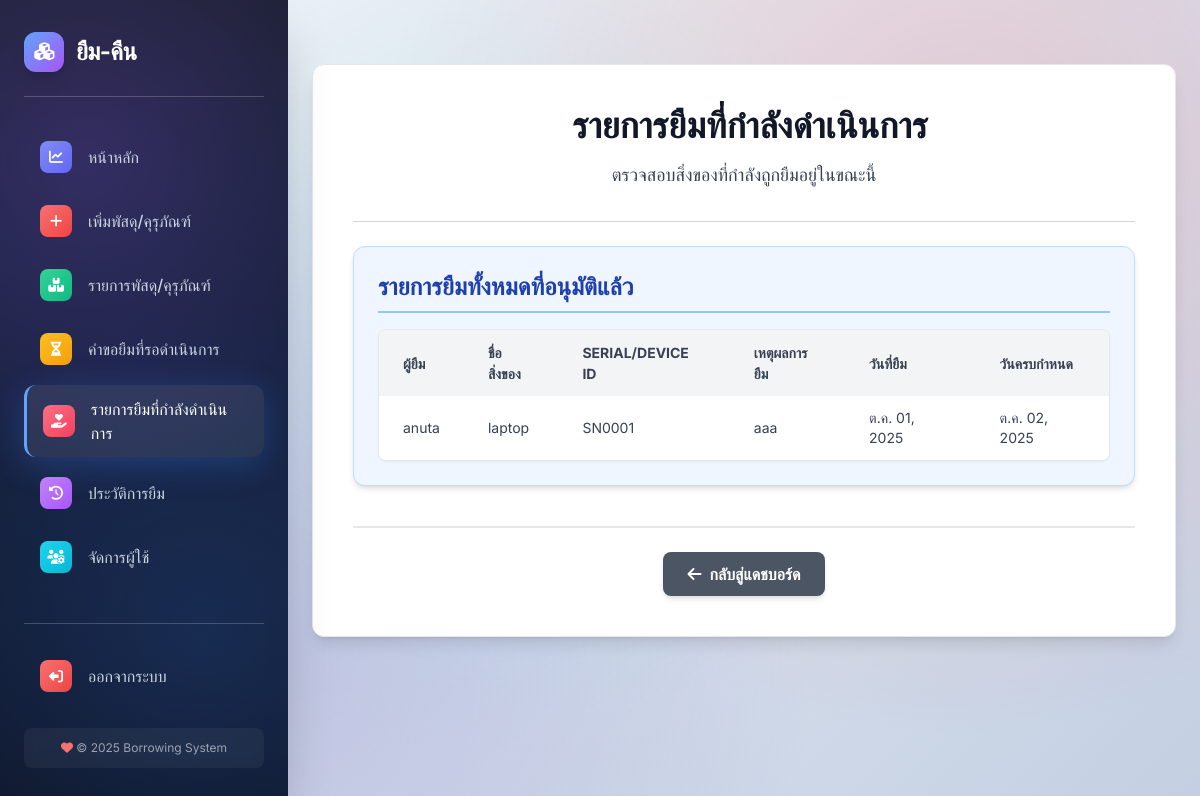
/borrowing/active-loans/ (signed in), run on the app's committed database.
### borrowing/models.py (models this page shows, shortened)
class Loan(models.Model):
    asset = models.ForeignKey('borrowing.Asset', on_delete=models.CASCADE, verbose_name="อุปกรณ์", related_name='loans', db_index=True)
    borrower = models.ForeignKey('users.CustomUser', on_delete=models.CASCADE, verbose_name="ผู้ยืม", related_name='loans', db_index=True)
    borrow_date = models.DateTimeField(auto_now_add=True, verbose_name="วันที่ส่งคำขอ")
    start_date = models.DateField(null=True, blank=True, verbose_name="วันที่เริ่มใช้ (จอง)")
    due_date = models.DateField(null=True, blank=True, verbose_name="กำหนดคืน")
    approved_at = models.DateTimeField(null=True, blank=True, verbose_name="วันที่อนุมัติ")
    pickup_date = models.DateTimeField(null=True, blank=True, verbose_name="วันที่รับของจริง")
    return_date = models.DateTimeField(null=True, blank=True, verbose_name="วันที่คืน")
    STATUS_CHOICES = [
        ('pending', 'รอดำเนินการ'),
        ('approved', 'อนุมัติแล้ว/จองสำเร็จ'),
        ('returned', 'คืนแล้ว'),
        ('rejected', 'ถูกปฏิเสธ'),
        ('overdue', 'เกินกำหนด'),
    ]
    status = models.CharField(max_length=20, choices=STATUS_CHOICES, default='pending', verbose_name="สถานะ", db_index=True)
    reason = models.TextField(blank=True, verbose_name="เหตุผลการยืม")
    class Meta:
        verbose_name = "รายการยืม"
        verbose_name_plural = "รายการยืม"
        ordering = ['-borrow_date']
        indexes = [
            models.Index(fields=['asset', 'status']),
            models.Index(fields=['asset', 'start_date', 'due_date']),
            models.Index(fields=['status']),
            models.Index(fields=['borrower']),
            models.Index(fields=['due_date']),
        ]

class Asset(models.Model):
    item = models.ForeignKey(
        Item, on_delete=models.CASCADE, related_name='assets',
        verbose_name="ประเภทสิ่งของ", db_index=True
    )
    serial_number = models.CharField(max_length=255, blank=True, null=True, unique=True, verbose_name="หมายเลขซีเรียล")
    device_id = models.CharField(max_length=255, blank=True, null=True, unique=True, verbose_name="ID อุปกรณ์")
    location = models.CharField(max_length=255, blank=True, null=True, verbose_name="ตำแหน่ง")
    added_at = models.DateTimeField(auto_now_add=True, db_index=True, null=True, verbose_name="วันที่เพิ่มเข้าระบบ")
    STATUS_CHOICES = [
        ('available', 'พร้อมใช้งาน'),
        ('on_loan', 'กำลังถูกยืม'),
        ('maintenance', 'บำรุงรักษา'),
        ('retired', 'ปลดระวาง'),
    ]
    status = models.CharField(max_length=20, choices=STATUS_CHOICES, default='available', verbose_name="สถานะ", db_index=True)
    class Meta:
        verbose_name = "อุปกรณ์"
        verbose_name_plural = "อุปกรณ์"
        constraints = [
            models.CheckConstraint(
                check=Q(serial_number__isnull=False) | Q(device_id__isnull=False),
                name="asset_sn_or_deviceid_required",
            ),
        ]

class Item(models.Model):
    organization = models.ForeignKey(
        Organization, on_delete=models.CASCADE, verbose_name="องค์กร", db_index=True
    )
    name = models.CharField(max_length=255, verbose_name="ชื่อประเภทสิ่งของ")
    description = models.TextField(blank=True, verbose_name="รายละเอียด")
    total_quantity = models.IntegerField(default=0, verbose_name="จำนวนทั้งหมด")
    available_quantity = models.IntegerField(default=0, verbose_name="จำนวนที่เหลืออยู่")
    image = models.ImageField(upload_to='item_images/', blank=True, null=True, verbose_name="รูปภาพสิ่งของ")
    category = models.ForeignKey(
        ItemCategory, null=True, blank=True,
        on_delete=models.SET_NULL, related_name='items',
        verbose_name="หมวดอุปกรณ์"
    )
    added_at = models.DateTimeField(auto_now_add=True, verbose_name="วันที่เพิ่ม")
    class Meta:
        verbose_name = "ประเภทสิ่งของ"
        verbose_name_plural = "ประเภทสิ่งของ"
        constraints = [
            models.UniqueConstraint(
                fields=['organization', 'name'],
                name='unique_item_name_per_org'
            )
        ]

### users/models.py (models this page shows, shortened)
class CustomUser(AbstractUser):
    organization = models.ForeignKey(Organization, on_delete=models.SET_NULL, null=True, blank=True, verbose_name="องค์กร")
    is_org_admin = models.BooleanField(default=False, verbose_name="ผู้ดูแลองค์กร")
    is_platform_admin = models.BooleanField(default=False, verbose_name="ผู้ดูแลแพลตฟอร์ม")
    phone_number = models.CharField(max_length=20, blank=True, null=True)
    profile_image = models.ImageField(upload_to='profiles/', blank=True, null=True)  # << เพิ่มบรรทัดนี้
    class Meta:
        verbose_name = "ผู้ใช้งาน"
        verbose_name_plural = "ผู้ใช้งาน"

### borrowing/views.py (the view)
# urls.py: path('active-loans/', views.active_loans_view, name='active_loans_view'),
@login_required
def active_loans_view(request):
    redirect_response = check_admin_permission(request)
    if redirect_response:
        return redirect_response
    org = request.user.organization
    active_loans = Loan.objects.filter(
        asset__item__organization=org, status='approved'
    ).select_related('asset__item', 'borrower').order_by('due_date')
    return render(request, 'borrowing/active_loans.html', {
        'active_loans': active_loans,
        'organization_name': org.name,
    })

### borrowing/views.py (called while the page is built)
def check_admin_permission(request):
    if not getattr(request.user, 'is_org_admin', False):
        messages.error(request, "คุณไม่มีสิทธิ์เข้าถึงหน้านี้")
        return redirect('user_dashboard')
    if not getattr(request.user, 'organization_id', None):
        messages.error(request, "บัญชีของคุณยังไม่ถูกผูกกับองค์กร กรุณาเลือกองค์กร")
        return redirect('pick_organization')
    return None

### users/context_processors.py (called while the page is built)
def unread_notifications_count(request):
    if request.user.is_authenticated:
        count = Notification.objects.filter(user=request.user, is_read=False).count()
        return {'unread_notifications_count': count}
    return {'unread_notifications_count': 0} # หากผู้ใช้ยังไม่ได้ล็อกอิน ให้ส่ง 0

### borrowing/templates/borrowing/active_loans.html (shortened to what this page needs)
{% extends 'users/base.html' %}
{% block content %}
<div class="bg-white p-6 md:p-8 lg:p-10 rounded-xl shadow-lg max-w-5xl mx-auto my-8 border border-gray-200">
    <h1 class="text-3xl md:text-4xl font-extrabold text-gray-900 mb-4 text-center flex items-center justify-center gap-x-3">
         รายการยืมที่กำลังดำเนินการ
    </h1>
    <p class="text-gray-700 mb-8 text-center text-lg max-w-2xl mx-auto">ตรวจสอบสิ่งของที่กำลังถูกยืมอยู่ในขณะนี้</p>
    <hr class="my-6 border-gray-300">
    <div class="mb-10 p-6 bg-blue-50 rounded-xl shadow-md border border-blue-200">
        <h2 class="text-2xl font-bold text-blue-800 mb-4 border-b-2 pb-2 border-blue-300 flex items-center gap-x-2">
            รายการยืมทั้งหมดที่อนุมัติแล้ว
        </h2>
        {% if active_loans %}
            <div class="overflow-x-auto rounded-lg border border-gray-200 shadow-sm">
                <table class="min-w-full bg-white">
                    <thead>
                        <tr class="bg-gray-100 text-gray-700 uppercase text-sm leading-normal font-bold">
                            <th class="py-3 px-6 text-left">ผู้ยืม</th>
                            <th class="py-3 px-6 text-left">ชื่อสิ่งของ</th>
                            <th class="py-3 px-6 text-left">Serial/Device ID</th>
                            <th class="py-3 px-6 text-left">เหตุผลการยืม</th>
                            <th class="py-3 px-6 text-left">วันที่ยืม</th>
                            <th class="py-3 px-6 text-left">วันครบกำหนด</th>
                        </tr>
                    </thead>
                    <tbody class="text-gray-700 text-sm divide-y divide-gray-100">
                        {% for loan in active_loans %}
                            <tr class="hover:bg-gray-50 transition duration-150 ease-in-out">
                                <td class="py-3 px-6 text-left whitespace-nowrap">{{ loan.borrower.username }}</td>
                                <td class="py-3 px-6 text-left">{{ loan.asset.item.name }}</td>
                                <td class="py-3 px-6 text-left">{{ loan.asset.serial_number|default:loan.asset.device_id|default:"-" }}</td>
                                <td class="py-3 px-6 text-left max-w-xs whitespace-normal">{{ loan.reason|default:"-" }}</td>
                                <td class="py-3 px-6 text-left">{{ loan.borrow_date|date:"M d, Y" }}</td>
                                <td class="py-3 px-6 text-left">{{ loan.due_date|date:"M d, Y" }}</td>
                            </tr>
                        {% endfor %}
                    </tbody>
                </table>
            </div>
        {% else %}
            <p class="text-gray-600 italic py-2">ไม่มีรายการยืมที่กำลังดำเนินการ</p>
        {% endif %}
    </div>
    <div class="mt-8 pt-6 border-t-2 border-gray-200 flex flex-wrap gap-4 justify-center">
        <a href="{% url 'dashboard' %}" class="bg-gray-600 hover:bg-gray-700 text-white font-semibold py-2.5 px-6 rounded-lg transition duration-300 transform hover:scale-105 shadow-md flex items-center">
            <i class="fas fa-arrow-left mr-2"></i> กลับสู่แดชบอร์ด
        </a>
    </div>
</div>
{% endblock content %}

### users/templates/users/base.html (style rules this page uses)
:root { --sbw:18rem; --primary-gradient: linear-gradient(135deg, #667eea 0%, #764ba2 100%); --sidebar-gradient: linear-gradient(180deg, #1a1f2e 0%, #16213e 50%, #0f172a 100%); --glass-bg: rgba(255, 255, 255, 0.1); --glass-border: rgba(255, 255, 255, 0.2); }
* { box-sizing: border-box; }
body { font-family: 'Inter', sans-serif; background: linear-gradient(135deg, #f5f7fa 0%, #c3cfe2 100%); color: #2d3748; min-height: 100vh; display: flex; position: relative; overflow-x: hidden; }
body::before { content: ''; position: fixed; inset: 0; background: radial-gradient(circle at 20% 80%, rgba(120, 119, 198, 0.3) 0%, transparent 50%), radial-gradient(circle at 80% 20%, rgba(255, 107, 107, 0.2) 0%, transparent 50%), radial-gradient(circle at 40% 40%, rgba(120, 219, 226, 0.2) 0%, transparent 50%); pointer-events: none; z-index: -1; }

### data on the page
Loan: borrower.username "anuta", asset.item.name "laptop", asset.serial_number "SN0001", reason "aaa", borrow_date "ต.ค. 01, 2025", due_date "ต.ค. 02, 2025"
